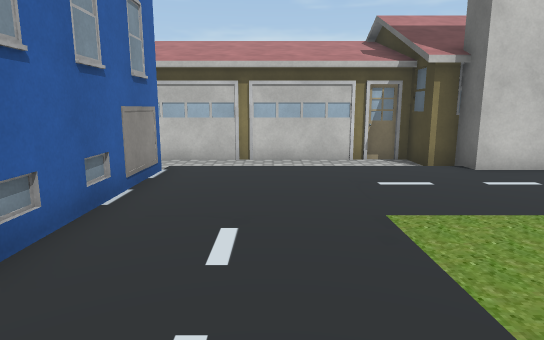
[1] (above)

13 first-person views from a walk through a scene from a Unity 3-D project. The camera is 1.4 m above the floor, tilts 10° down and sees 75° across. The floor is counted in squares, 1 m on a side. Each view is taken from the middle of a square. On the plan, view 1 faces up. The plan holds only what a view shows up to about 15 squares ahead; the rest is blank. The place goes on beyond the plan. The player is left out. Some surface patterns are stand-ins.

[2]
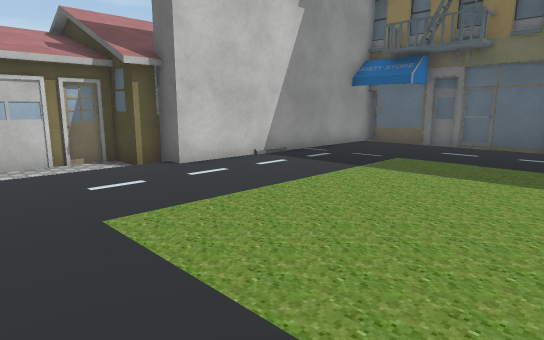

[3]
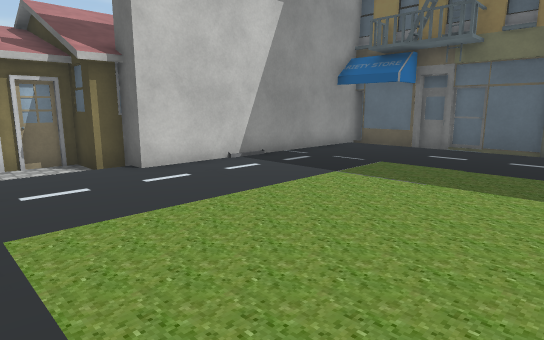

[4]
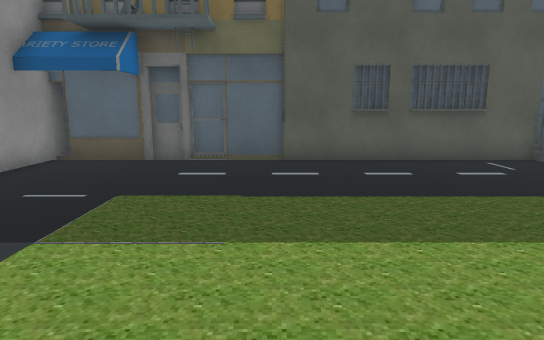

[5]
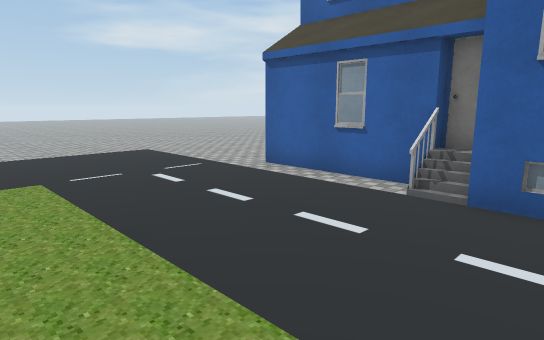

[6]
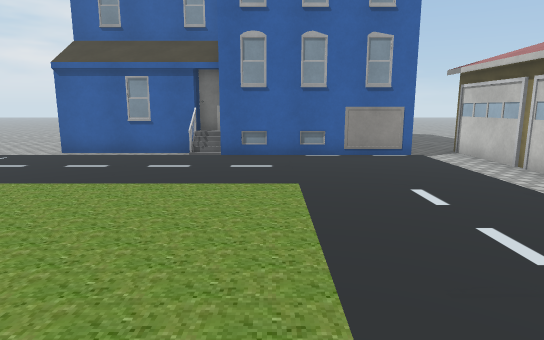

[7]
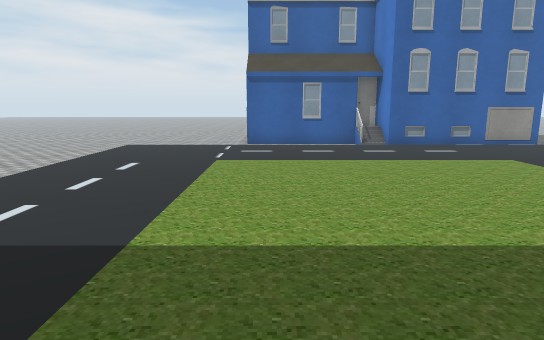

[8]
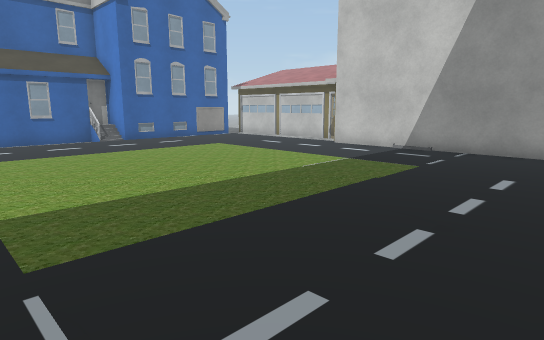

[9]
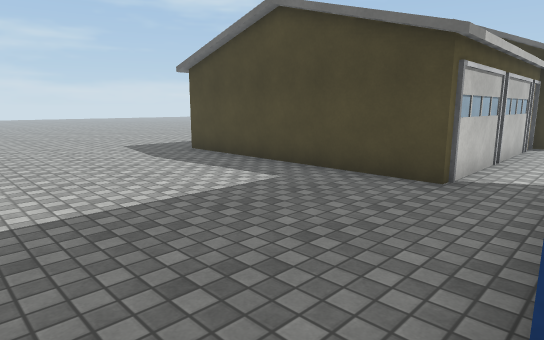

[10]
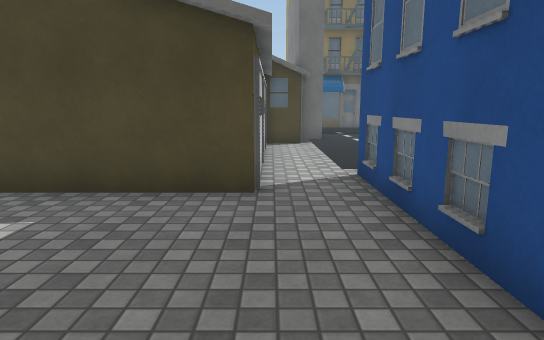

[11]
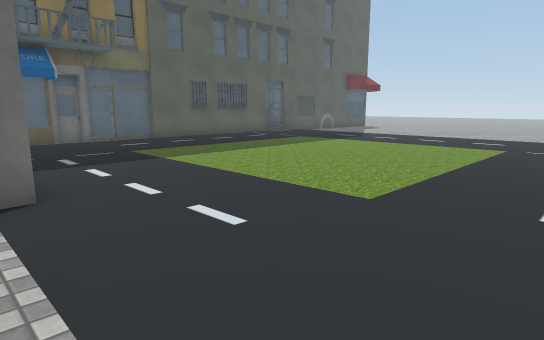

[12]
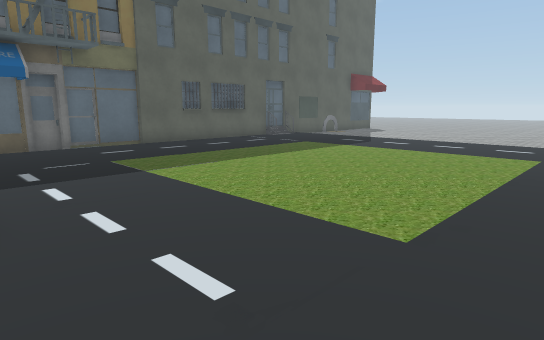

[13]
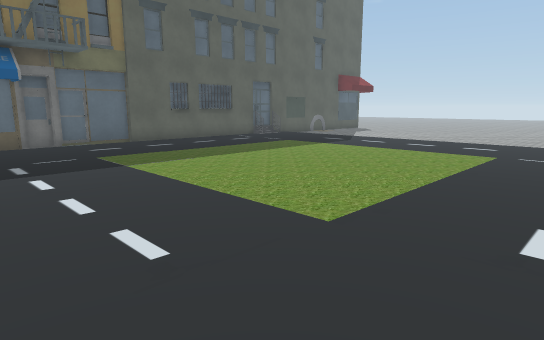

### Floor plan
Key: @ floor where view 1 was taken; # wall or solid block; . floor; B building.
Columns run from 11 left of view 1 to 14 right of it. Each row starts with its distance up from view 1.
 23   .....
 22   ......
 21   ......
 20   ......
 19  ......#
 18  ......#
 17  ......#
 16  ......#
 15  ......#
 14  ......#
 13  ......#
 12 .......#
 11 .......#
 10 .......#BB#BB#B#
  9  ..............##
  8 . #######.......##########
  7         #................#
  6         #................#
  5         #................#
  4  B      #......   .. ....#
  3  B     ##.....       ....#
  2        B ..... .     ....#
  1        #.....        ....#
  0        #...@.        ....#
 -1        #.....        ....#
 -2        #.....        ....#
 -3        #.....      ......B
 -4        ..................#

Where each view was taken, in squares from view 1:
view 1: 0 up, 0 right, facing up
view 2: 0 up, 0 right, facing up-right
view 3: 0 up, 1 right, facing up-right
view 4: 2 up, 4 right, facing right
view 5: 4 up, 3 right, facing down-left
view 6: 4 up, 8 right, facing left
view 7: 2 down, 11 right, facing left
view 8: 4 down, 13 right, facing up-left
view 9: 8 up, 11 left, facing up-right
view 10: 10 up, 10 left, facing right
view 11: 9 up, 1 left, facing down-right
view 12: 8 up, 0 right, facing down-right
view 13: 8 up, 1 left, facing down-right
